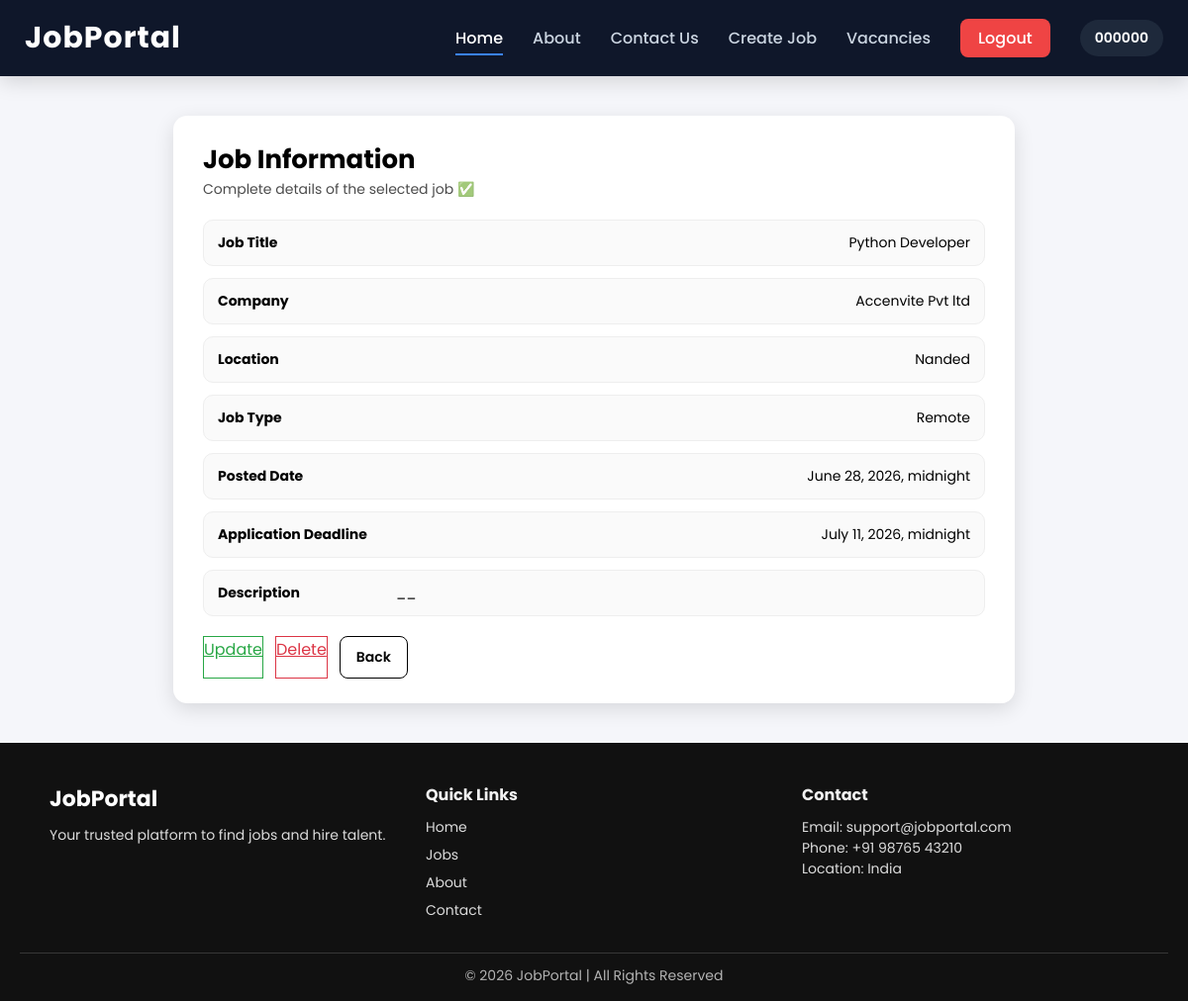
The page /info/1/ (signed in) on the database its author committed.
### portal/models.py (models this page shows)
class Job(models.Model):
    title = models.CharField(max_length=200)
    company = models.CharField(max_length=100, null=True)
    description = models.TextField()
    location = models.CharField(max_length=100)
    job_type = models.CharField(max_length=50)
    description = models.TextField()
    posted_date = models.DateTimeField()
    application_deadline = models.DateTimeField()
    salary_range = models.CharField(max_length=50, null=True)

### portal/views.py (the view)
# urls.py: path('info/<int:pk>/', info_job, name='info_url'),
def info_job(request, pk):
    job = get_object_or_404(Job, pk=pk)
    context = {'job': job}
    template_name = "portal/info.html"
    return render (request, template_name, context)

### templates/portal/info.html (shortened to what this page needs)
{% extends "base.html" %}
{% load static %}
{% block content %}
<div class="info-page">
  <div class="info-card">
    <div class="info-header">
      <h1>Job Information</h1>
      <p>Complete details of the selected job ✅</p>
    </div>
    <div class="info-body">
      <div class="info-row">
        <span class="info-label">Job Title</span>
        <span class="info-value">{{ job.title }}</span>
      </div>
      <div class="info-row">
        <span class="info-label">Company</span>
        <span class="info-value">{{ job.company|default:"-" }}</span>
      </div>
      <div class="info-row">
        <span class="info-label">Location</span>
        <span class="info-value">{{ job.location }}</span>
      </div>
      <div class="info-row">
        <span class="info-label">Job Type</span>
        <span class="info-value">{{ job.job_type }}</span>
      </div>
      <div class="info-row">
        <span class="info-label">Posted Date</span>
        <span class="info-value">{{ job.posted_date }}</span>
      </div>
      <div class="info-row">
        <span class="info-label">Application Deadline</span>
        <span class="info-value">{{ job.application_deadline }}</span>
      </div>
      <div class="info-row desc-row">
        <span class="info-label">Description</span>
        <span class="info-value">{{ job.description }}</span>
      </div>
    </div>
    <div class="info-actions">
      {% if request.user.is_superuser %}
        <a href="{% url 'update_url' job.pk %}" class="btn-update">Update</a>
        <a href="{% url 'delete_url' job.pk %}" class="btn-delete">Delete</a>
      {% endif %}
      <a href="{% url 'show_url' %}" class="btn-info-action btn-back">Back</a>
    </div>
  </div>
</div>
{% endblock %}

### templates/NavBar.html (shortened to what this page needs)
<nav class="navbar">
  <div class="nav-container">
    <a href="/" class="logo">JobPortal</a>
    <ul class="nav-links">
      <li><a href="{% url 'home_url' %}" class="active">Home</a></li>
      <li><a href="{% url 'about_url' %}">About</a></li>
      <li><a href="{% url 'contact_url' %}">Contact Us</a></li>
      {% if user.is_authenticated %}
        <li><a href="{% url 'create_url' %}">Create Job</a></li>
        {% if user.is_superuser %}
          <li><a href="{% url 'show_url' %}">Vacancies</a></li>
        {% endif %}
        <li><a href="{% url 'logout_url' %}" class="btn-logout">Logout</a></li>
        <li class="nav-item">
          <h5>{{ user.username }}</h5>
        </li>
      {% endif %}
    </ul>
  </div>
</nav>

### static/css/Navbar.css (style rules this page uses)
* { margin:0; padding:0; box-sizing:border-box; font-family:'Poppins',sans-serif; }
.navbar { width:100%; background:#0f172a; position:sticky; top:0; z-index:1000; box-shadow:0 5px 20px rgba(0,0,0,.15); }
.nav-container { max-width:1200px; margin:auto; padding:16px 25px; display:flex; justify-content:space-between; align-items:center; }
.logo { font-size:30px; font-weight:700; color:#fff; text-decoration:none; letter-spacing:1px; }
.nav-links { display:flex; align-items:center; gap:30px; list-style:none; }
.nav-links a { text-decoration:none; color:#cbd5e1; font-size:16px; font-weight:500; transition:.3s; position:relative; }
.nav-links a::after { content:""; position:absolute; left:0; bottom:-6px; width:0; height:2px; background:#3b82f6; transition:.3s; }
.nav-links a:hover::after, .nav-links a.active::after { width:100%; }
.nav-links a:hover, .nav-links a.active { color:#fff; }
.btn-login, .btn-register, .btn-logout { padding:10px 22px; border-radius:8px; text-decoration:none; font-size:15px; font-weight:600; transition:.3s; }
.btn-logout { background:#ef4444; color:#fff !important; border-radius:8px; padding:8px 18px; }
.nav-item h5 { color:#fff; margin:0; padding:8px 15px; background:#1e293b; border-radius:25px; font-size:14px; font-weight:600; }

### static/css/Portal/info.css (style rules this page uses)
.info-page { min-height: 80vh; padding: 40px 15px; background: #f5f6fa; display: flex; justify-content: center; }
.info-card { width: 100%; max-width: 850px; background: white; padding: 25px 30px; border-radius: 14px; box-shadow: 0 6px 20px rgba(0,0,0,0.12); }
.info-header h1 { font-size: 26px; margin: 0; }
.info-header p { font-size: 14px; opacity: 0.7; margin-bottom: 20px; }
.info-body { display: flex; flex-direction: column; gap: 12px; }
.info-row { display: flex; justify-content: space-between; padding: 12px 14px; background: #fafafa; border-radius: 10px; border: 1px solid #eee; }
.info-label { font-weight: 700; font-size: 14px; width: 180px; }
.info-value { font-size: 14px; flex: 1; text-align: right; }
.desc-row .info-value { text-align: left; white-space: pre-wrap; }
.info-actions { display: flex; gap: 12px; margin-top: 20px; flex-wrap: wrap; }
.btn-info-action { padding: 10px 16px; border-radius: 8px; text-decoration: none; font-weight: 600; font-size: 14px; }
.btn-update { border:1px solid #28a745; color:#28a745; }
.btn-delete { border:1px solid #dc3545; color:#dc3545; }
.btn-back { border:1px solid black; color:black; }

### static/css/Portal/show.css (style rules this page uses)
.btn-update { color: #28a745; border: 1px solid #28a745; }
.btn-delete { color: #dc3545; border: 1px solid #dc3545; }

### rows shown on the page
Job: title "Python Developer", company "Accenvite Pvt ltd", location "Nanded", job_type "Remote", posted_date "June 28, 2026, midnight", application_deadline "July 11, 2026, midnight", description "__"

### other values the page prints
{{ user.username }} "000000"
